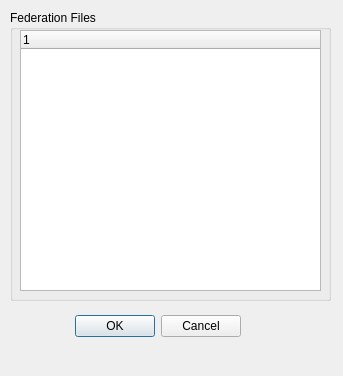
<ui version="4.0" >
 <class>FederationFileResourceBrowser</class>
 <widget class="QDialog" name="FederationFileResourceBrowser" >
  <property name="geometry" >
   <rect>
    <x>0</x>
    <y>0</y>
    <width>343</width>
    <height>376</height>
   </rect>
  </property>
  <property name="windowTitle" >
   <string>Federation File Resource Browser</string>
  </property>
  <widget class="QGroupBox" name="mFederationFilesGroupBox" >
   <property name="geometry" >
    <rect>
     <x>10</x>
     <y>10</y>
     <width>321</width>
     <height>291</height>
    </rect>
   </property>
   <property name="title" >
    <string>Federation Files</string>
   </property>
   <widget class="QTreeWidget" name="mFedrationFilesTreeWidget" >
    <property name="geometry" >
     <rect>
      <x>10</x>
      <y>20</y>
      <width>301</width>
      <height>261</height>
     </rect>
    </property>
    <property name="frameShadow" >
     <enum>QFrame::Sunken</enum>
    </property>
   </widget>
  </widget>
  <widget class="QDialogButtonBox" name="mFederationFilesButtonBox" >
   <property name="geometry" >
    <rect>
     <x>70</x>
     <y>310</y>
     <width>171</width>
     <height>32</height>
    </rect>
   </property>
   <property name="orientation" >
    <enum>Qt::Horizontal</enum>
   </property>
   <property name="standardButtons" >
    <set>QDialogButtonBox::Cancel|QDialogButtonBox::NoButton|QDialogButtonBox::Ok</set>
   </property>
  </widget>
 </widget>
 <resources/>
 <connections>
  <connection>
   <sender>mFederationFilesButtonBox</sender>
   <signal>accepted()</signal>
   <receiver>FederationFileResourceBrowser</receiver>
   <slot>accept()</slot>
   <hints>
    <hint type="sourcelabel" >
     <x>248</x>
     <y>254</y>
    </hint>
    <hint type="destinationlabel" >
     <x>157</x>
     <y>274</y>
    </hint>
   </hints>
  </connection>
  <connection>
   <sender>mFederationFilesButtonBox</sender>
   <signal>rejected()</signal>
   <receiver>FederationFileResourceBrowser</receiver>
   <slot>reject()</slot>
   <hints>
    <hint type="sourcelabel" >
     <x>316</x>
     <y>260</y>
    </hint>
    <hint type="destinationlabel" >
     <x>286</x>
     <y>274</y>
    </hint>
   </hints>
  </connection>
 </connections>
</ui>
